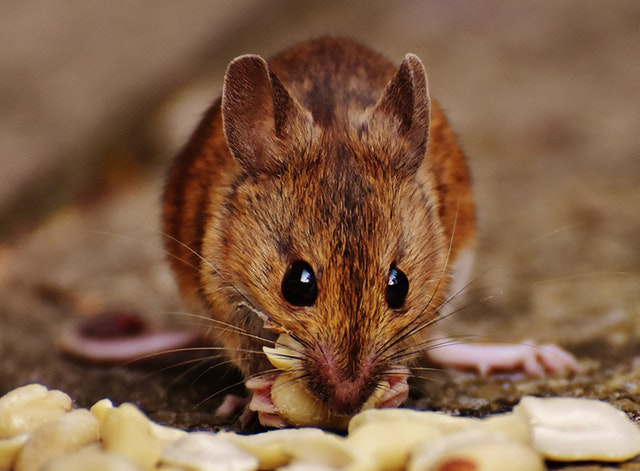
#> input picture mouse.jpg, 640 x 471 px, found by its file name
$ jupyter execute Sharpening.ipynb   (older library calls are emulated)
#> lines starting #> are read from the running program, lines starting #| are printed output that depends on the picture
[cell 1]
import cv2                      # OpenCV library for image processing
import numpy as np              # NumPy for numerical operations
import matplotlib.pyplot as plt # Matplotlib for displaying images

# Improve output clarity on screen
plt.rcParams['figure.dpi'] = 120


# Step 1: Read input image

image_path = r"C:\Users\Admin\Desktop\B23AI065_CVIP\CVIP\mouse.jpg"
image = cv2.imread(image_path, cv2.IMREAD_GRAYSCALE)  # Load image in grayscale
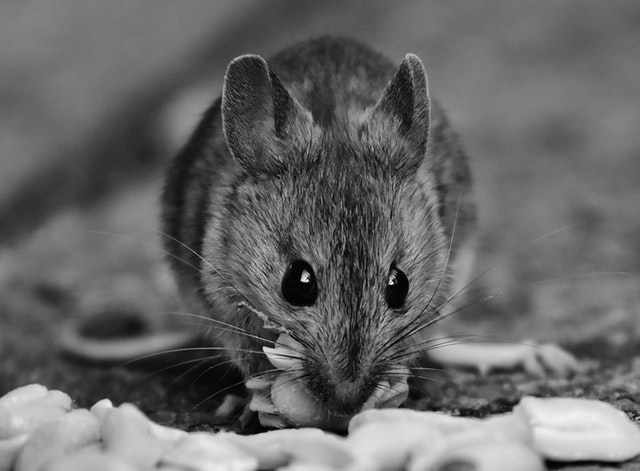
#> image: shape (471, 640); min 0, max 254, mean 103.6

if image is None:
    raise FileNotFoundError("Image not found. Check file path.")

image = image.astype(np.float64)  # Convert to float for derivative operations

# Step 2: Apply Laplacian (Second-order derivative)

laplacian = cv2.Laplacian(image, cv2.CV_64F, ksize=3)
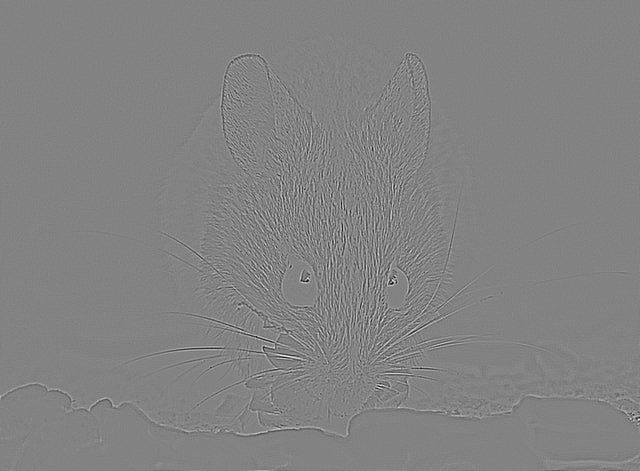
#> laplacian: shape (471, 640) float64; min -876, max 832, mean 0; drawn with min black and max white
# Laplacian highlights fine details and thin edges
# It responds strongly to rapid intensity changes


# Step 3: Sharpen image using Laplacian
# g(x,y) = f(x,y) + ∇²f(x,y)

sharpened_laplacian = image + laplacian
# Adding Laplacian back enhances edges and details


# Step 4: Apply Sobel (First-order derivative)

sobel_x = cv2.Sobel(image, cv2.CV_64F, 1, 0, ksize=3)
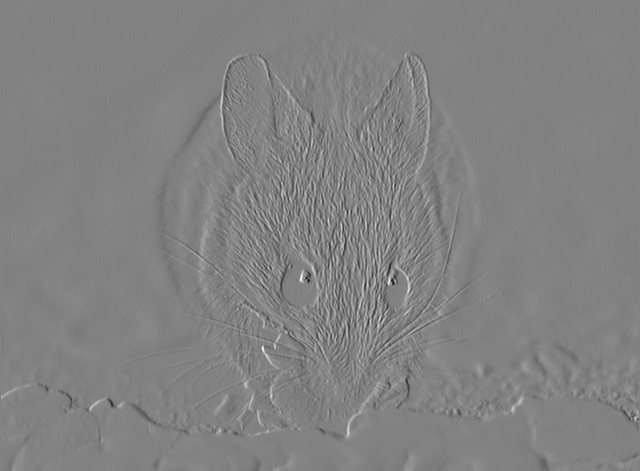
#> sobel_x: shape (471, 640) float64; min -782, max 749, mean 0; drawn with min black and max white
# Detects vertical edges (changes along x-direction)

sobel_y = cv2.Sobel(image, cv2.CV_64F, 0, 1, ksize=3)
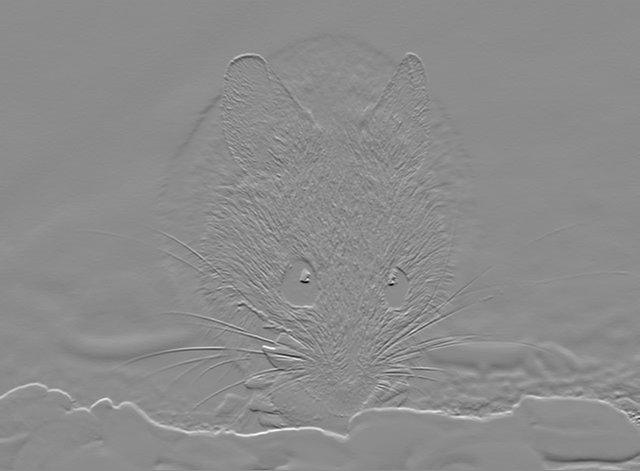
#> sobel_y: shape (471, 640) float64; min -910, max 746, mean 0.9; drawn with min black and max white
# Detects horizontal edges (changes along y-direction)

# Gradient magnitude combines both directions
sobel_gradient = np.sqrt(sobel_x**2 + sobel_y**2)
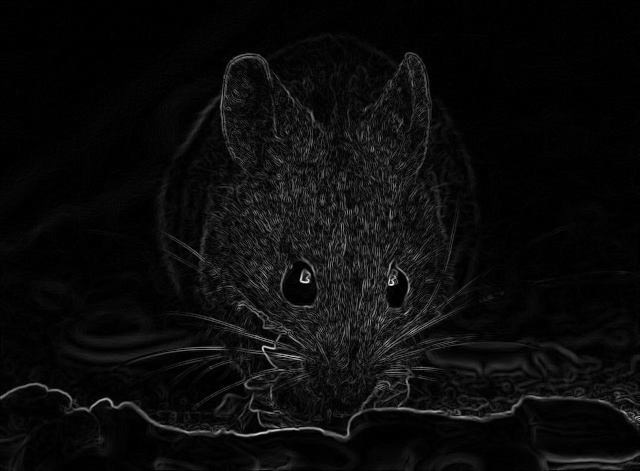
#> sobel_gradient: shape (471, 640) float64; min 0, max 932, mean 43.3; drawn with min black and max white
# Sobel highlights strong edges but is less sensitive to noise than Laplacian

# Step 5: Normalize images for display

def normalize(img):
    return cv2.normalize(img, None, 0, 255, cv2.NORM_MINMAX).astype(np.uint8)

# Resize images to fit output window
DISPLAY_SIZE = (380, 380)

def resize(img):
    return cv2.resize(img, DISPLAY_SIZE, interpolation=cv2.INTER_AREA)
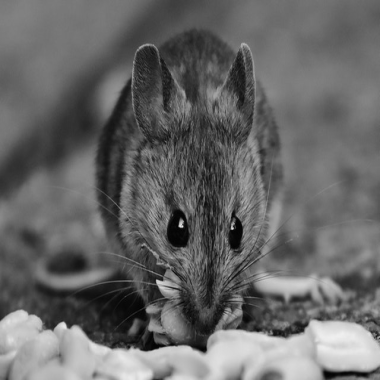
#> returned value: shape (380, 380); min 2, max 239, mean 103.6

# Step 6: Prepare images for display

images = [
    resize(normalize(image)),               # Phase 1
    resize(normalize(laplacian)),            # Phase 2
    resize(normalize(sharpened_laplacian)),  # Phase 3
    resize(normalize(sobel_gradient))        # Phase 4
]
#> in resize (call 2), `return cv2.resize(img, DISPLAY_SIZE, interpolation=cv2.INTER_AREA)`:
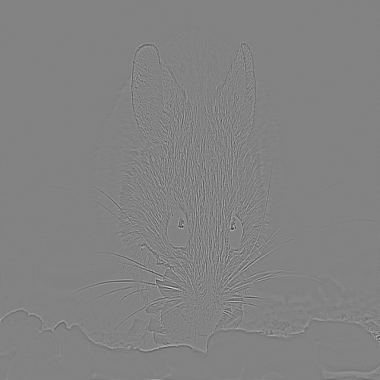
#> returned value: shape (380, 380); min 39, max 219, mean 130.3
#> in resize (call 4), `return cv2.resize(img, DISPLAY_SIZE, interpolation=cv2.INTER_AREA)`:
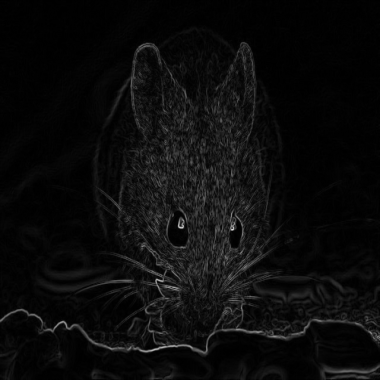
#> returned value: shape (380, 380); min 0, max 218, mean 11.4

titles = [
    "(1) Original Image",
    "(2) Laplacian (2nd Derivative)",
    "(3) Sharpened Image",
    "(4) Sobel Gradient (1st Derivative)"
]

# Step 7: Display results

plt.figure(figsize=(8, 6))

for i in range(4):
    plt.subplot(2, 2, i + 1)
    plt.imshow(images[i], cmap='gray')
    plt.title(titles[i], fontsize=9)
    plt.axis('off')

plt.tight_layout()
plt.show()

$ run again, with Lihts.jpg copied over mouse.jpg
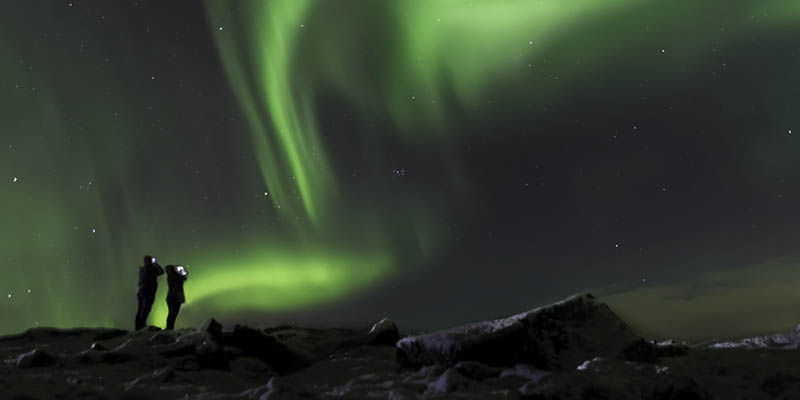
#> input picture Lihts.jpg, 800 x 400 px, found by its file name
#> `sobel_gradient = np.sqrt(sobel_x**2 + sobel_y**2)`:
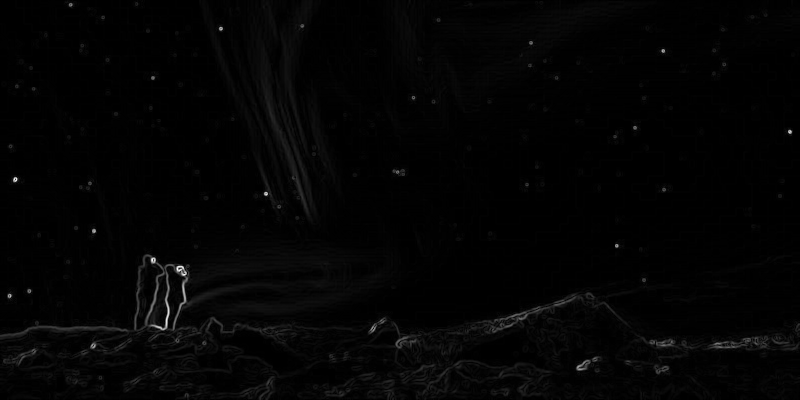
#> sobel_gradient: shape (400, 800) float64; min 0, max 773.3, mean 12.4; drawn with min black and max white
#> in resize (call 4), `return cv2.resize(img, DISPLAY_SIZE, interpolation=cv2.INTER_AREA)`:
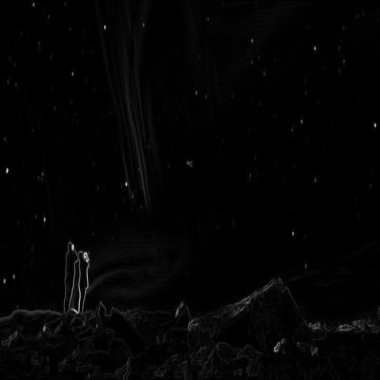
#> returned value: shape (380, 380); min 0, max 210, mean 3.7
